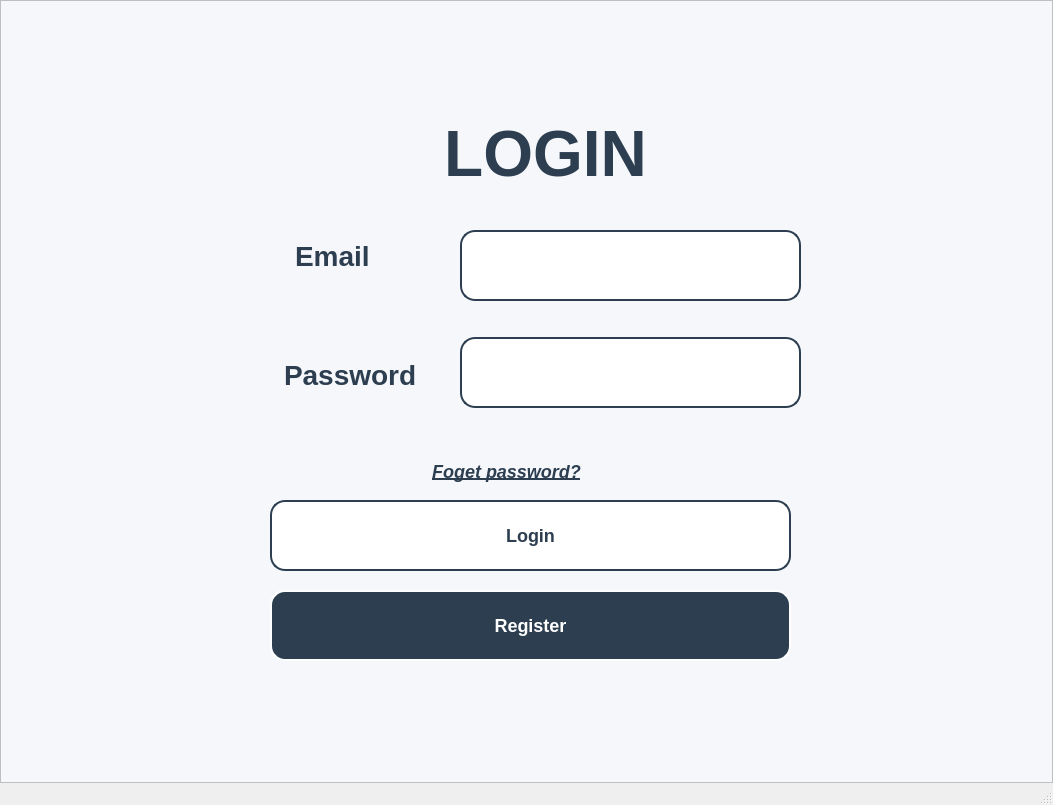
<?xml version="1.0" encoding="UTF-8"?>
<ui version="4.0">
 <class>MainWindow</class>
 <widget class="QMainWindow" name="MainWindow">
  <property name="geometry">
   <rect>
    <x>0</x>
    <y>0</y>
    <width>1053</width>
    <height>805</height>
   </rect>
  </property>
  <property name="windowTitle">
   <string>MainWindow</string>
  </property>
  <widget class="QWidget" name="centralwidget">
   <layout class="QVBoxLayout" name="verticalLayout">
    <property name="leftMargin">
     <number>0</number>
    </property>
    <property name="topMargin">
     <number>0</number>
    </property>
    <property name="rightMargin">
     <number>0</number>
    </property>
    <property name="bottomMargin">
     <number>0</number>
    </property>
    <item>
     <widget class="QFrame" name="frame">
      <property name="styleSheet">
       <string notr="true">background-color:#F5F7FA;
</string>
      </property>
      <property name="frameShape">
       <enum>QFrame::StyledPanel</enum>
      </property>
      <property name="frameShadow">
       <enum>QFrame::Raised</enum>
      </property>
      <widget class="QLabel" name="label">
       <property name="geometry">
        <rect>
         <x>270</x>
         <y>100</y>
         <width>551</width>
         <height>111</height>
        </rect>
       </property>
       <property name="styleSheet">
        <string notr="true">
color: 2C3E50 ;
border: none;</string>
       </property>
       <property name="text">
        <string>&lt;html&gt;&lt;head/&gt;&lt;body&gt;&lt;p align=&quot;center&quot;&gt;&lt;span style=&quot; font-size:48pt; font-weight:600; color:#2c3e50;&quot;&gt;LOGIN&lt;/span&gt;&lt;/p&gt;&lt;/body&gt;&lt;/html&gt;</string>
       </property>
      </widget>
      <widget class="QWidget" name="widget" native="true">
       <property name="geometry">
        <rect>
         <x>260</x>
         <y>220</y>
         <width>551</width>
         <height>461</height>
        </rect>
       </property>
       <property name="styleSheet">
        <string notr="true">border:none;</string>
       </property>
       <widget class="QLineEdit" name="lineEdit_2">
        <property name="geometry">
         <rect>
          <x>200</x>
          <y>10</y>
          <width>341</width>
          <height>71</height>
         </rect>
        </property>
        <property name="styleSheet">
         <string notr="true">background-color: white;
    color: #2C3E50;
    border: 1.5px solid #2C3E50;
    border-radius: 15px;
    font-size: 18px;
    font-weight: bold;
    padding: 10px 30px;</string>
        </property>
       </widget>
       <widget class="QLineEdit" name="passw">
        <property name="geometry">
         <rect>
          <x>200</x>
          <y>117</y>
          <width>341</width>
          <height>71</height>
         </rect>
        </property>
        <property name="styleSheet">
         <string notr="true">background-color: white;
    color: #2C3E50;
    border: 1.5px solid #2C3E50;
    border-radius: 15px;
    font-size: 18px;
    font-weight: bold;
    padding: 10px 50px;</string>
        </property>
        <property name="text">
         <string/>
        </property>
        <property name="echoMode">
         <enum>QLineEdit::Password</enum>
        </property>
       </widget>
       <widget class="QLabel" name="label_2">
        <property name="geometry">
         <rect>
          <x>11</x>
          <y>11</y>
          <width>126</width>
          <height>50</height>
         </rect>
        </property>
        <property name="styleSheet">
         <string notr="true">color: rgb(44, 62, 80);                          
padding: 8px 16px;   
font-size: 28px; 
font-weight: bold; </string>
        </property>
        <property name="text">
         <string>Email</string>
        </property>
       </widget>
       <widget class="QLabel" name="lb">
        <property name="geometry">
         <rect>
          <x>0</x>
          <y>130</y>
          <width>184</width>
          <height>50</height>
         </rect>
        </property>
        <property name="styleSheet">
         <string notr="true">color: rgb(44, 62, 80);                
padding: 8px 16px;   
font-size: 28px; 
font-weight: bold; </string>
        </property>
        <property name="text">
         <string>Password</string>
        </property>
       </widget>
       <widget class="QPushButton" name="pushButton_2">
        <property name="geometry">
         <rect>
          <x>10</x>
          <y>280</y>
          <width>521</width>
          <height>71</height>
         </rect>
        </property>
        <property name="styleSheet">
         <string notr="true">background-color: white;
    color: #2C3E50;
    border: 1.5px solid #2C3E50;
    border-radius: 15px;
    font-size: 18px;
    font-weight: bold;
    padding: 10px 20px;</string>
        </property>
        <property name="text">
         <string>Login</string>
        </property>
       </widget>
       <widget class="QPushButton" name="pushButton">
        <property name="geometry">
         <rect>
          <x>120</x>
          <y>230</y>
          <width>253</width>
          <height>42</height>
         </rect>
        </property>
        <property name="styleSheet">
         <string notr="true">color: #2C3E50;
border: none;
border-radius: 15px;
font-size: 18px;
font-weight: bold;
padding: 10px 50px;
font-style: italic;   
text-decoration: underline;</string>
        </property>
        <property name="text">
         <string>Foget password?</string>
        </property>
       </widget>
       <widget class="QPushButton" name="pushButton_3">
        <property name="geometry">
         <rect>
          <x>10</x>
          <y>370</y>
          <width>521</width>
          <height>71</height>
         </rect>
        </property>
        <property name="styleSheet">
         <string notr="true">background-color:#2C3E50;
    color: white;
    border: 1.5px solid white;
    border-radius: 15px;
    font-size: 18px;
    font-weight: bold;
    padding: 10px 20px;</string>
        </property>
        <property name="text">
         <string>Register</string>
        </property>
       </widget>
      </widget>
     </widget>
    </item>
   </layout>
  </widget>
  <widget class="QMenuBar" name="menubar">
   <property name="geometry">
    <rect>
     <x>0</x>
     <y>0</y>
     <width>1053</width>
     <height>26</height>
    </rect>
   </property>
  </widget>
  <widget class="QStatusBar" name="statusbar"/>
 </widget>
 <resources/>
 <connections/>
</ui>
